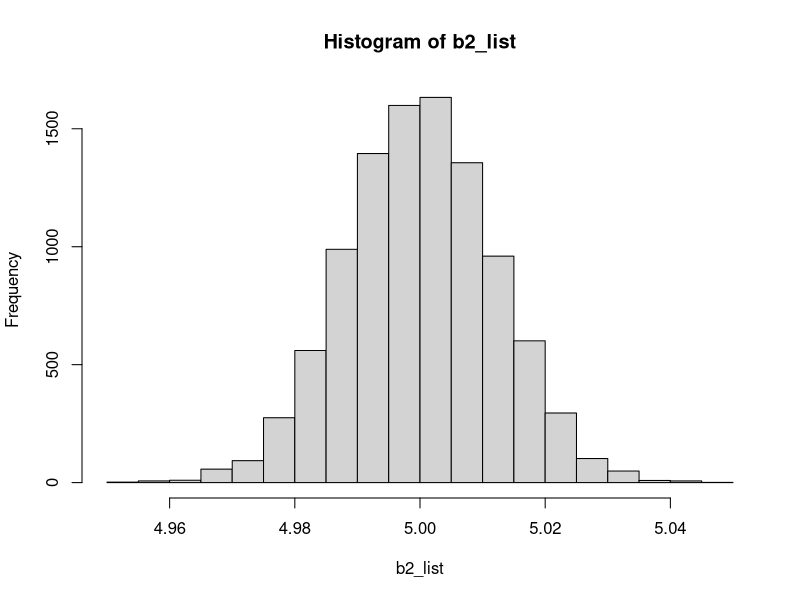

The R script that drew this image:

## write simulation code to validate the orthogonal optimization

## Set up true regression model -----
## y = b1*x1 + b2*x2 + epsilon
## epsilon ~ N(0, sigma)
set.seed(2021)
library(mvtnorm)
n = 100
b1 = 2
b2 = 5
sigma = 0.1

n.sim = 10000
b2_list = c()
b2_multi = c()
for ( i in 1:n.sim){
  X = rmvnorm(n, mean=c(0.5,1.5), sigma=matrix(c(1,0.5,0.5,1), ncol = 2))
  x1 = X[,1]
  x2 = X[,2]
  epsilon = rnorm(n, 0, sd=sigma)
  
  y = b1*x1 + b2*x2 + epsilon
  ## Obtain b2 via orthogonal optimization-----
  ### 1. regress y ~ x1 -----
  ## exclude components explained by x1 from y
  fit1 <- lm(y ~ x1)
  e_yx1 <- fit1$residuals
  
  ### 2. regress x2 ~ x1 -----
  ## exclude components explained by x1 from x2
  fit2 <- lm(x2 ~ x1)
  e_x2x1 <- fit2$residuals
  
  ### 3. regress e_yx1 ~ e_x2x1 -----
  fit3 <- lm(e_yx1 ~ e_x2x1)
  b2_est <- summary(fit3)$coefficients[2,1]
  b2_list <- c(b2_list,b2_est)
  
}


## estimated b2 is quite close to the true b2:
hist(b2_list)
mean(b2_list) # 5.000048

## averaged biasness of estimated b2 is almost 0:
mean(b2_list-b2) ## 4.76883e-05

## RMSE of estimated b2 is:
sqrt(mean((b2_list-b2)^2)) # 0.012




